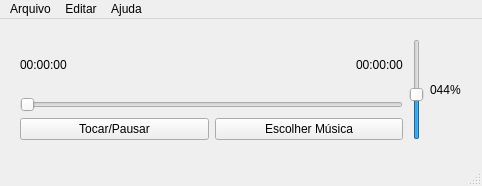
<?xml version="1.0" encoding="UTF-8"?>
<ui version="4.0">
 <class>MainWindow</class>
 <widget class="QMainWindow" name="MainWindow">
  <property name="geometry">
   <rect>
    <x>0</x>
    <y>0</y>
    <width>482</width>
    <height>186</height>
   </rect>
  </property>
  <property name="windowTitle">
   <string>MonaPlayer</string>
  </property>
  <widget class="QWidget" name="centralwidget">
   <widget class="QWidget" name="horizontalLayoutWidget_4">
    <property name="geometry">
     <rect>
      <x>20</x>
      <y>20</y>
      <width>441</width>
      <height>101</height>
     </rect>
    </property>
    <layout class="QHBoxLayout" name="horizontalLayout_6">
     <item>
      <layout class="QVBoxLayout" name="verticalLayout_3">
       <item>
        <layout class="QVBoxLayout" name="verticalLayout_2">
         <item>
          <layout class="QHBoxLayout" name="horizontalLayout_4">
           <item>
            <widget class="QLabel" name="lblTempo_Atual">
             <property name="text">
              <string>00:00:00</string>
             </property>
            </widget>
           </item>
           <item>
            <spacer name="horizontalSpacer">
             <property name="orientation">
              <enum>Qt::Horizontal</enum>
             </property>
             <property name="sizeHint" stdset="0">
              <size>
               <width>40</width>
               <height>20</height>
              </size>
             </property>
            </spacer>
           </item>
           <item>
            <widget class="QLabel" name="lblTempo_Total">
             <property name="text">
              <string>00:00:00</string>
             </property>
            </widget>
           </item>
          </layout>
         </item>
         <item>
          <widget class="QSlider" name="sliderTempo">
           <property name="orientation">
            <enum>Qt::Horizontal</enum>
           </property>
          </widget>
         </item>
         <item>
          <layout class="QHBoxLayout" name="horizontalLayout_5">
           <item>
            <widget class="QPushButton" name="btnTocar_Pausar">
             <property name="text">
              <string>Tocar/Pausar</string>
             </property>
            </widget>
           </item>
           <item>
            <widget class="QPushButton" name="btnEscolher_Musica">
             <property name="text">
              <string>Escolher Música</string>
             </property>
            </widget>
           </item>
          </layout>
         </item>
        </layout>
       </item>
      </layout>
     </item>
     <item>
      <layout class="QHBoxLayout" name="horizontalLayout_3">
       <item>
        <widget class="QSlider" name="sliderVolume">
         <property name="maximum">
          <number>100</number>
         </property>
         <property name="value">
          <number>44</number>
         </property>
         <property name="orientation">
          <enum>Qt::Vertical</enum>
         </property>
        </widget>
       </item>
       <item>
        <widget class="QLabel" name="lblVolume">
         <property name="text">
          <string>044%</string>
         </property>
        </widget>
       </item>
      </layout>
     </item>
    </layout>
   </widget>
  </widget>
  <widget class="QMenuBar" name="menubar">
   <property name="geometry">
    <rect>
     <x>0</x>
     <y>0</y>
     <width>482</width>
     <height>23</height>
    </rect>
   </property>
   <widget class="QMenu" name="menuArquivo">
    <property name="title">
     <string>Arquivo</string>
    </property>
    <addaction name="actionAbrir_arquivo"/>
    <addaction name="separator"/>
    <addaction name="actionSair"/>
   </widget>
   <widget class="QMenu" name="menuEditar">
    <property name="title">
     <string>Editar</string>
    </property>
    <addaction name="actionTocar_Pausar"/>
    <addaction name="separator"/>
    <addaction name="actionAumentar_Volume_10"/>
    <addaction name="actionDiminuir_Volume_10"/>
   </widget>
   <widget class="QMenu" name="menuAjuda">
    <property name="title">
     <string>Ajuda</string>
    </property>
    <addaction name="actionSobre"/>
    <addaction name="separator"/>
    <addaction name="actionCreditos"/>
   </widget>
   <addaction name="menuArquivo"/>
   <addaction name="menuEditar"/>
   <addaction name="menuAjuda"/>
  </widget>
  <widget class="QStatusBar" name="statusbar"/>
  <action name="actionAbrir_arquivo">
   <property name="text">
    <string>Abrir arquivo</string>
   </property>
  </action>
  <action name="actionSair">
   <property name="text">
    <string>Sair</string>
   </property>
  </action>
  <action name="actionTocar_Pausar">
   <property name="text">
    <string>Tocar/Pausar</string>
   </property>
  </action>
  <action name="actionAumentar_Volume_10">
   <property name="text">
    <string>Aumentar Volume (+10)</string>
   </property>
  </action>
  <action name="actionDiminuir_Volume_10">
   <property name="text">
    <string>Diminuir Volume (-10)</string>
   </property>
  </action>
  <action name="actionSobre">
   <property name="text">
    <string>Sobre</string>
   </property>
  </action>
  <action name="actionCreditos">
   <property name="text">
    <string>Créditos</string>
   </property>
  </action>
 </widget>
 <resources/>
 <connections/>
</ui>
